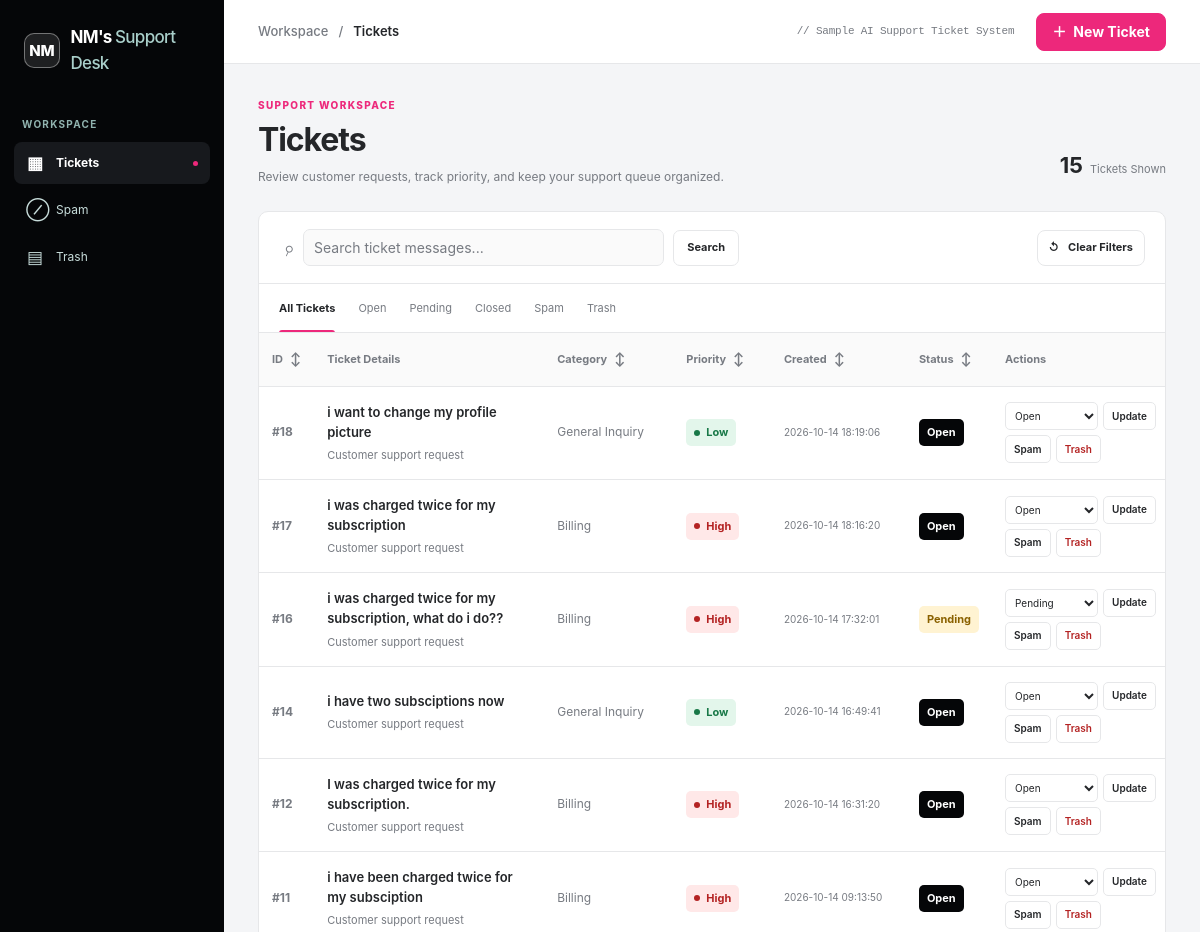
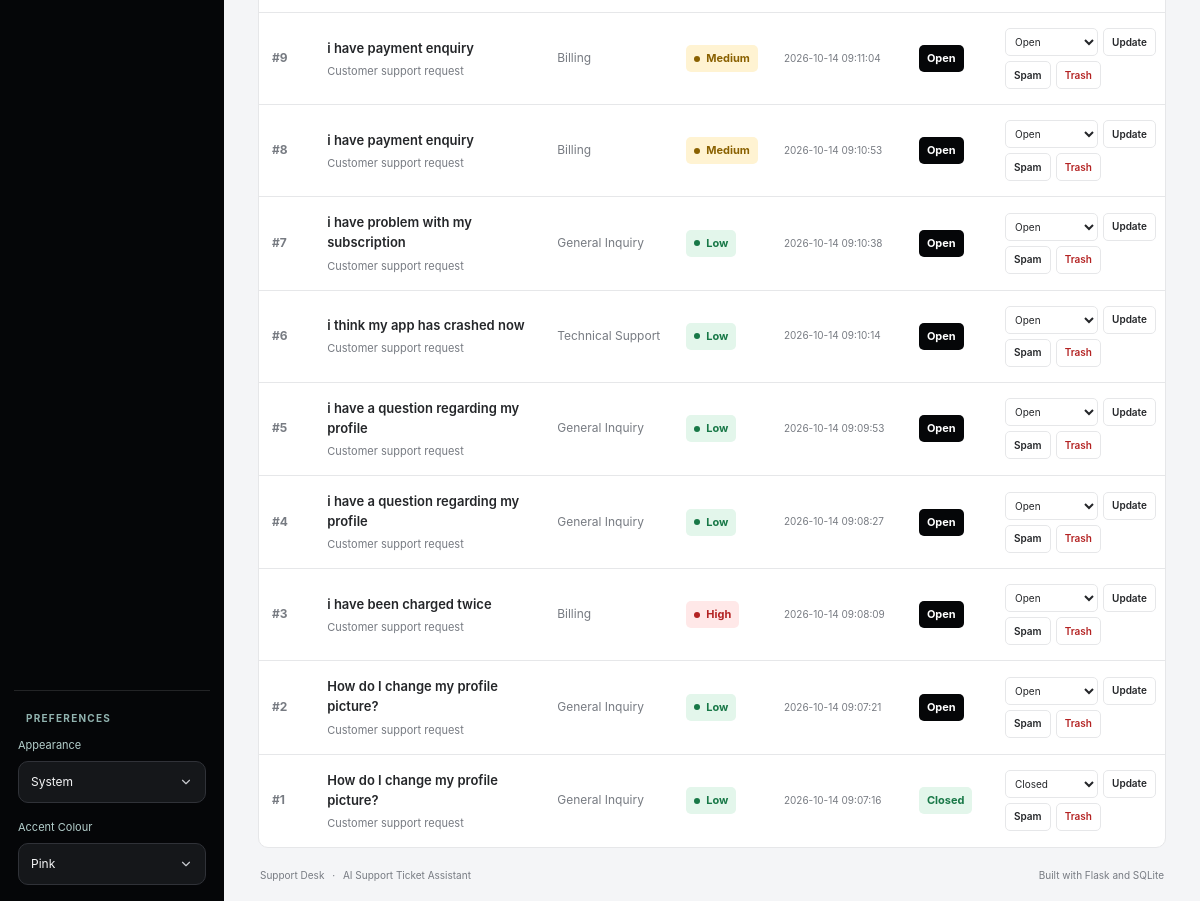
The page / on the database its author committed (2 pictures, top to bottom).
### tables this page shows
CREATE TABLE tickets (
                id INTEGER PRIMARY KEY AUTOINCREMENT,
                message TEXT NOT NULL,
                category TEXT NOT NULL,
                priority TEXT NOT NULL,
                created_at TIMESTAMP DEFAULT CURRENT_TIMESTAMP
            , status TEXT NOT NULL DEFAULT 'Open', is_spam INTEGER NOT NULL DEFAULT 0, is_trashed INTEGER NOT NULL DEFAULT 0);

### app.py (the view)
@app.route("/")
def home():
    search = request.args.get("search", "").strip()
    status = request.args.get("status", "").strip() or None
    view = request.args.get("view", "all").strip()
    valid_statuses = {"Open", "Pending", "Closed"}
    valid_views = {"all", "spam", "trash"}
    if status not in valid_statuses:
        status = None
    if view not in valid_views:
        view = "all"
    tickets = get_all_tickets(
        search=search,
        status=status,
        view=view
    )
    return render_template(
        "index.html",
        tickets=tickets,
        search=search,
        status=status or "",
        view=view,
        message=request.args.get("message"),
        category=request.args.get("category"),
        priority=request.args.get("priority"),
        summary=request.args.get("summary"),
        suggested_response=request.args.get("suggested_response"),
        error=request.args.get("error")
    )

### database.py (called while the page is built)
def get_connection():
    connection = sqlite3.connect(DATABASE_NAME)
    connection.row_factory = sqlite3.Row
    return connection

### templates/index.html (shortened to what this page needs)
<!DOCTYPE html>
<html lang="en">
<head>
    <link rel="stylesheet" href="{{ url_for('static', filename='style.css') }}">
</head>
<body data-open-ticket-dialog="{{ 'true' if error else 'false' }}">
    <div class="app-layout">
        <aside class="sidebar" id="sidebar" aria-label="Main navigation">
            <a class="sidebar-brand" href="{{ url_for('home') }}" aria-label="Support Desk home">
                <span class="brand-mark" aria-hidden="true">NM</span>
                <span class="brand-name">NM's <span>Support Desk</span></span>
            </a>
            <div class="sidebar-section-label">WORKSPACE</div>
            <nav class="sidebar-nav">
                <a class="nav-link {% if view == 'all' %}active{% endif %}"
                   href="{{ url_for('home') }}">
                    <span class="nav-icon" aria-hidden="true">▦</span><span>Tickets</span>
                    {% if view == 'all' %}<span class="nav-indicator"></span>{% endif %}
                </a>
                <a class="nav-link {% if view == 'spam' %}active{% endif %}"
                   href="{{ url_for('home', view='spam') }}">
                    <span class="nav-icon" aria-hidden="true">⊘</span><span>Spam</span>
                </a>
                <a class="nav-link {% if view == 'trash' %}active{% endif %}"
                   href="{{ url_for('home', view='trash') }}">
                    <span class="nav-icon" aria-hidden="true">▤</span><span>Trash</span>
                </a>
            </nav>
            <div class="sidebar-bottom">
                <div class="sidebar-section-label">PREFERENCES</div>
                <label class="theme-label" for="theme-select">Appearance</label>
                <select id="theme-select" aria-label="Choose appearance" class="theme-select">
                    <option value="system">System</option>
                </select>
                <label class="theme-label accent-label" for="accent-select">Accent Colour</label>
                <select id="accent-select" aria-label="Choose accent colour" class="theme-select accent-select">
                    <option value="pink">Pink</option>
                </select>
            </div>
        </aside>
        <main class="main-area">
            <header class="topbar">
                <div class="topbar-context">
                    <span class="breadcrumb-muted">Workspace</span>
                    <span class="breadcrumb-divider">/</span>
                    <span>{% if view == 'spam' %}Spam{% elif view == 'trash' %}Trash{% else %}Tickets{% endif %}</span>
                </div>
                <div class="topbar-actions">
                    <span class="workspace-status sample-system-label">// Sample AI Support Ticket System</span>
                    <button type="button" class="primary-button new-ticket-button" id="new-ticket-button">
                        <span aria-hidden="true">＋</span> New Ticket
                    </button>
                </div>
            </header>
            <div class="content-area">
                <section class="page-heading">
                    <div>
                        <p class="eyebrow">SUPPORT WORKSPACE</p>
                        <h1>
                            {% if view == 'spam' %}Spam
                            {% elif view == 'trash' %}Trash
                            {% elif status %}{{ status }} Tickets
                            {% else %}Tickets{% endif %}
                        </h1>
                        <p class="page-description">Review customer requests, track priority, and keep your support queue organized.</p>
                    </div>
                    <div class="heading-count">
                        <strong>{{ tickets|length }}</strong>
                        <span>{% if tickets|length == 1 %}Ticket{% else %}Tickets{% endif %} Shown</span>
                    </div>
                </section>
                <section class="ticket-workspace" aria-label="Ticket management">
                    <div class="workspace-toolbar">
                        <form action="{{ url_for('home') }}" method="GET" class="search-form">
                            <span class="search-icon" aria-hidden="true">⌕</span>
                            <input type="search" name="search" value="{{ search }}"
                                   placeholder="Search ticket messages..." aria-label="Search ticket messages">
                            <button type="submit" class="search-button">Search</button>
                        </form>
                        <div class="toolbar-right">
                            <a class="filter-button clear-filters-button"
                               href="{{ url_for('home', view=view) }}">
                                <span aria-hidden="true">↺</span> Clear Filters
                            </a>
                        </div>
                    </div>
                    <nav class="ticket-tabs" aria-label="Ticket filters">
                        <a href="{{ url_for('home', search=search) }}"
                           {% if view == 'all' and not status %}aria-current="page"{% endif %}>All Tickets</a>
                        {% for filter_status in ['Open', 'Pending', 'Closed'] %}
                        <a href="{{ url_for('home', status=filter_status, search=search) }}"
                           {% if view == 'all' and status == filter_status %}aria-current="page"{% endif %}>{{ filter_status }}</a>
                        {% endfor %}
                        <a href="{{ url_for('home', view='spam', search=search) }}"
                           {% if view == 'spam' %}aria-current="page"{% endif %}>Spam</a>
                        <a href="{{ url_for('home', view='trash', search=search) }}"
                           {% if view == 'trash' %}aria-current="page"{% endif %}>Trash</a>
                    </nav>
                    {% if tickets %}
                    <div class="table-wrapper">
                        <table>
                            <thead>
                                <tr>
                                    <th scope="col" class="id-column"><button type="button" class="sort-button" data-sort="id">ID <span class="sort-indicator">↕</span></button></th>
                                    <th scope="col"><span class="actions-heading">Ticket Details</span></th>
                                    <th scope="col"><button type="button" class="sort-button" data-sort="category">Category <span class="sort-indicator">↕</span></button></th>
                                    <th scope="col"><button type="button" class="sort-button" data-sort="priority">Priority <span class="sort-indicator">↕</span></button></th>
                                    <th scope="col"><button type="button" class="sort-button" data-sort="created">Created <span class="sort-indicator">↕</span></button></th>
                                    <th scope="col"><button type="button" class="sort-button" data-sort="status">Status <span class="sort-indicator">↕</span></button></th>
                                    <th scope="col" class="actions-column"><span class="actions-heading">Actions</span></th>
                                </tr>
                            </thead>
                            <tbody>
                                {% for ticket in tickets %}
                                <tr>
                                    <td class="ticket-id" data-value="{{ ticket.id }}">#{{ ticket.id }}</td>
                                    <td class="ticket-message-cell" data-value="{{ ticket.message|e }}">
                                        <div class="ticket-message-title">{{ ticket.message }}</div>
                                        <div class="ticket-subtitle">Customer support request</div>
                                    </td>
                                    <td data-value="{{ ticket.category }}"><span class="category-label">{{ ticket.category }}</span></td>
                                    <td data-value="{{ ticket.priority }}">
                                        <span class="priority-badge {% if ticket.priority == 'High' %}priority-high{% elif ticket.priority == 'Medium' %}priority-medium{% else %}priority-low{% endif %}">
                                            <span class="priority-dot"></span>{{ ticket.priority }}
                                        </span>
                                    </td>
                                    <td class="date-cell" data-value="{{ ticket.created_at }}">{{ ticket.created_at }}</td>
                                    <td data-value="{{ ticket.status }}">
                                        <span class="status-badge {% if ticket.status == 'Open' %}status-open{% elif ticket.status == 'Pending' %}status-pending{% else %}status-closed{% endif %}">
                                            {{ ticket.status }}
                                        </span>
                                    </td>
                                    <td class="ticket-actions">
                                        {% if view == 'trash' %}
                                        <form action="{{ url_for('restore_trashed_ticket', ticket_id=ticket.id) }}" method="POST">
                                            <button type="submit" class="table-action restore-action">Restore</button>
                                        </form>
                                        {% else %}
                                        <form action="{{ url_for('change_ticket_status', ticket_id=ticket.id) }}" method="POST" class="status-update-form">
                                            <select name="status" aria-label="Status for ticket {{ ticket.id }}">
                                                {% for option in ['Open', 'Pending', 'Closed'] %}
                                                <option value="{{ option }}" {% if ticket.status == option %}selected{% endif %}>{{ option }}</option>
                                                {% endfor %}
                                            </select>
                                            <button type="submit" class="table-action">Update</button>
                                        </form>
                                        <div class="secondary-actions">
                                            <form action="{{ url_for('mark_ticket_spam', ticket_id=ticket.id) }}" method="POST">
                                                <button type="submit" class="table-action">Spam</button>
                                            </form>
                                            <form action="{{ url_for('trash_ticket', ticket_id=ticket.id) }}" method="POST">
                                                <button type="submit" class="table-action danger-action">Trash</button>
                                            </form>
                                        </div>
                                        {% endif %}
                                    </td>
                                </tr>
                                {% endfor %}
                            </tbody>
                        </table>
                    </div>
                    {% endif %}
                </section>
                <footer class="app-footer">
                    <span>Support Desk <span class="footer-separator">·</span> AI Support Ticket Assistant</span>
                    <span>Built with Flask and SQLite</span>
                </footer>
            </div>
        </main>
    </div>
</body>
</html>

### rows shown on the page
tickets: id "18", message "i want to change my profile picture", category "General Inquiry", priority "Low", created_at "2026-10-14 18:19:06", status "Open"
tickets: id "17", message "i was charged twice for my subscription", category "Billing", priority "High", created_at "2026-10-14 18:16:20", status "Open"
tickets: id "16", message "i was charged twice for my subscription, what do i do??", category "Billing", priority "High", created_at "2026-10-14 17:32:01", status "Pending"
tickets: id "14", message "i have two subsciptions now", category "General Inquiry", priority "Low", created_at "2026-10-14 16:49:41", status "Open"
tickets: id "12", message "I was charged twice for my subscription.", category "Billing", priority "High", created_at "2026-10-14 16:31:20", status "Open"
tickets: id "11", message "i have been charged twice for my subsciption", category "Billing", priority "High", created_at "2026-10-14 09:13:50", status "Open"
tickets: id "9", message "i have payment enquiry", category "Billing", priority "Medium", created_at "2026-10-14 09:11:04", status "Open"
tickets: id "8", message "i have payment enquiry", category "Billing", priority "Medium", created_at "2026-10-14 09:10:53", status "Open"
tickets: id "7", message "i have problem with my subscription", category "General Inquiry", priority "Low", created_at "2026-10-14 09:10:38", status "Open"
tickets: id "6", message "i think my app has crashed now", category "Technical Support", priority "Low", created_at "2026-10-14 09:10:14", status "Open"
tickets: id "5", message "i have a question regarding my profile", category "General Inquiry", priority "Low", created_at "2026-10-14 09:09:53", status "Open"
tickets: id "4", message "i have a question regarding my profile", category "General Inquiry", priority "Low", created_at "2026-10-14 09:08:27", status "Open"
tickets: id "3", message "i have been charged twice", category "Billing", priority "High", created_at "2026-10-14 09:08:09", status "Open"
tickets: id "2", message "How do I change my profile picture?", category "General Inquiry", priority "Low", created_at "2026-10-14 09:07:21", status "Open"
tickets: id "1", message "How do I change my profile picture?", category "General Inquiry", priority "Low", created_at "2026-10-14 09:07:16", status "Closed"

### other values the page prints
{{ tickets|length }} "15"
{{ filter_status }} "Open" "Pending" "Closed"
